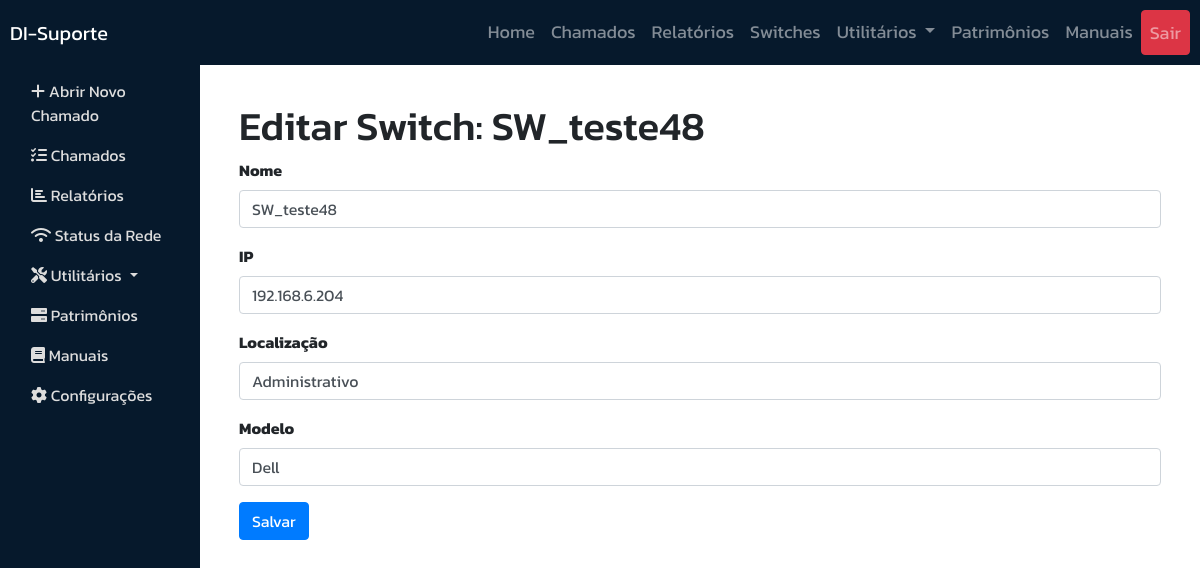
/switches/7/editar/ (signed in), run on the app's committed database.
### switches/models.py (models this page shows, shortened)
class Switch(models.Model):
    nome = models.CharField(max_length=100)
    local = models.CharField(max_length=100)
    modelo = models.CharField(max_length=100)
    numero_portas = models.IntegerField(choices=[(24, '24 portas'), (48, '48 portas'), (52, '52 portas')])
    poe = models.BooleanField(default=False)
    ip = models.GenericIPAddressField(null=True, blank=False)

### switches/views.py (the view)
# urls.py: path('<int:id>/editar/', editar_switch, name='editar_switch'),
@login_required
def editar_switch(request, id):
    switch = get_object_or_404(Switch, id=id)
    if request.method == 'POST':
        form = SwitchForm(request.POST, instance=switch)
        if form.is_valid():
            form.save()
            return redirect('switch_detalhe', id=switch.id)  # Redireciona para a página de detalhes
    else:
        form = SwitchForm(instance=switch)
    return render(request, 'switches/editar_switch.html', {'form': form, 'switch': switch})

### switches/forms.py
class SwitchForm(forms.ModelForm):
    class Meta:
        model = Switch
        fields = ['nome', 'local', 'modelo', 'numero_portas', 'ip', 'poe']

### switches/templates/switches/editar_switch.html (shortened to what this page needs)
﻿{% extends 'base.html' %}
{% load widget_tweaks %}
{% block content %}
<div class="container mt-4">
    <h1>Editar Switch: {{ switch.nome }}</h1>
    <form method="POST">
        <div class="form-group mb-3">
            <label for="{{ form.nome.id_for_label }}" class="form-label">Nome</label>
            {{ form.nome|add_class:"form-control" }}
        </div>
        <div class="form-group mb-3">
            <label for="{{ form.ip.id_for_label }}" class="form-label">IP</label>
            {{ form.ip|add_class:"form-control" }}
        </div>
        <div class="form-group mb-3">
            <label for="{{ form.localizacao.id_for_label }}" class="form-label">Localização</label>
            {{ form.local|add_class:"form-control" }}
        </div>
        <div class="form-group mb-3">
            <label for="{{ form.modelo.id_for_label }}" class="form-label">Modelo</label>
            {{ form.modelo|add_class:"form-control" }}
        </div>
        <button type="submit" class="btn btn-primary">Salvar</button>
    </form>
</div>
{% endblock %}

### static/css/chamados.css (style rules this page uses)
.form-control { border: 1px solid #ced4da; border-radius: 0.25rem; padding: 0.375rem 0.75rem; }
.form-group { margin-bottom: 1rem; }
.btn-primary { background-color: #007bff; border-color: #007bff; }

### data on the page
Switch: nome "SW_teste48", ip "192.168.6.204", local "Administrativo", modelo "Dell"
